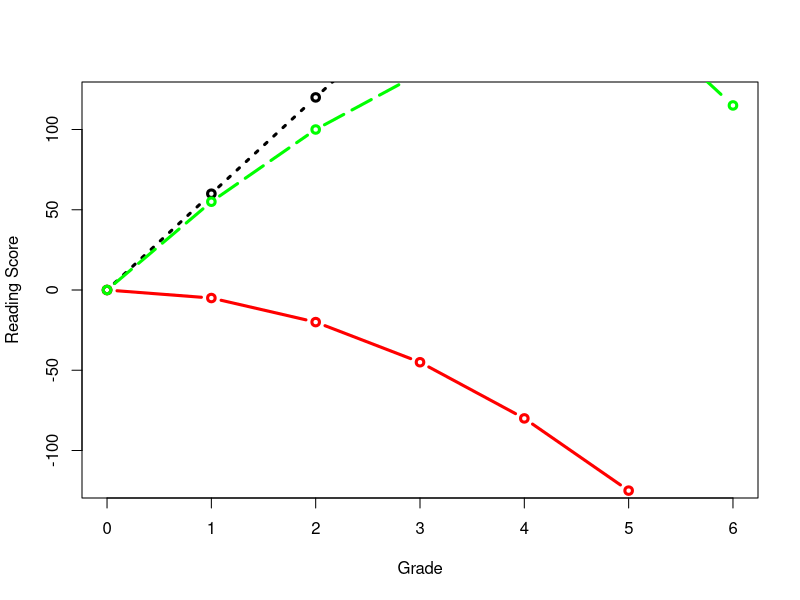

Source code (R):

loads <- matrix(c(0,0,
                  1,1,
                  2,4,
                  3,9,
                  4,16,
                  5,25,
                  6,49),7,2,byrow=TRUE)

inst.vel = 60
accel = -5

expected.growth <- matrix(
 rep(t(c(0,0)), each=7)+
  rep(t(c(inst.vel,accel)), each=7)*loads, nrow=2, byrow=T)

expected.growth.comb <- matrix(
 rep(t(c(0)), each=7)+
  rep(t(c(inst.vel,accel)), each=7)*loads, nrow=2, byrow=T)
expected.growth.comb = colSums(expected.growth.comb)



plot(c(0,6), c(-120,120), xlab="Grade", ylab="Reading Score", type="n")
lines(0:6, expected.growth[1,], col="black", type="b", lw=3,lty=3)
lines(0:6, expected.growth[2,], col="red", type="b", lw=3,lty=1)
lines(0:6, expected.growth.comb, col="green", type="b", lw=3,lty=5)
